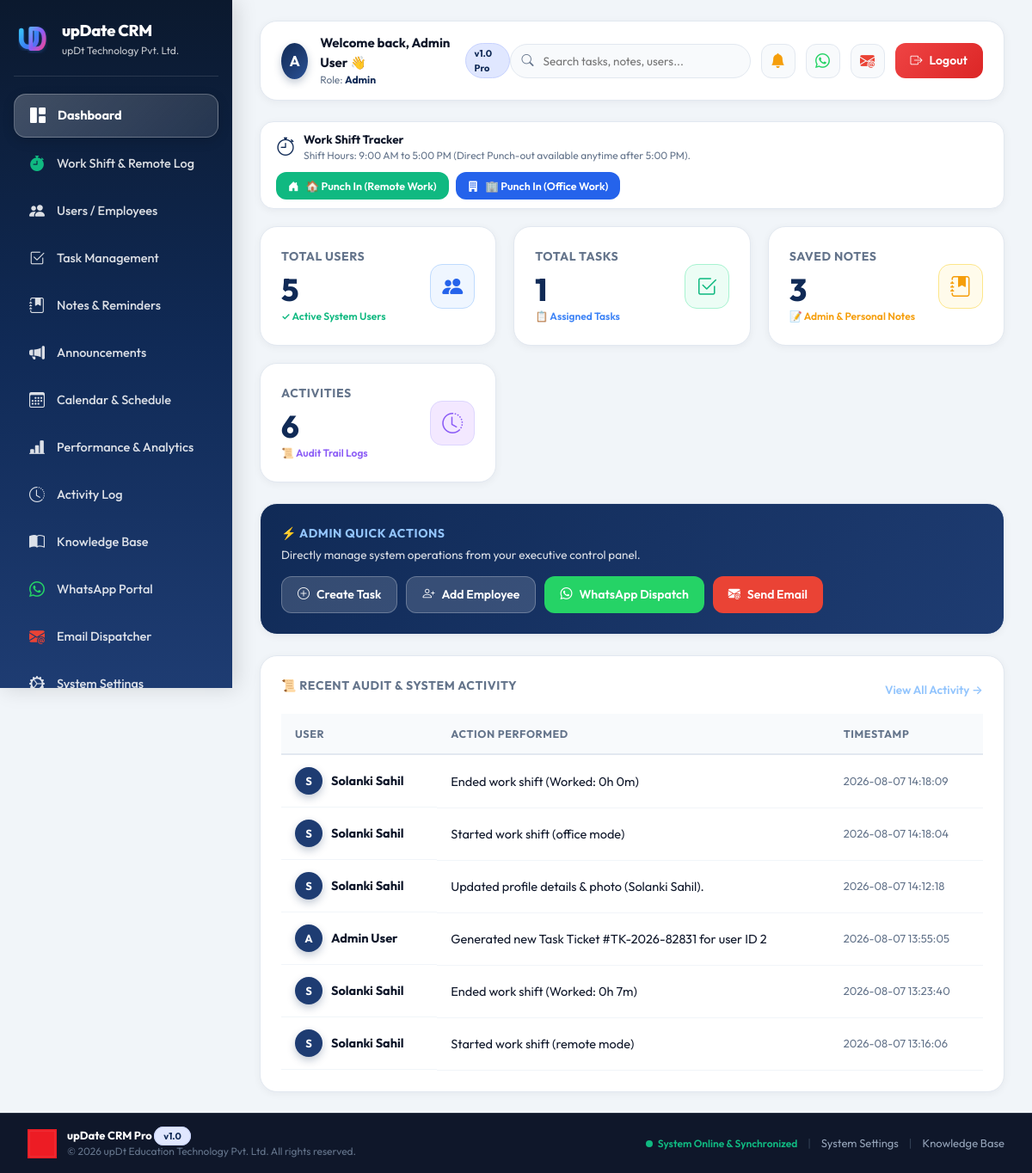
Page /admin/dashboard.php (signed in) on the committed database.
### tables this page shows
CREATE TABLE `activity_log` (
  `id` int(11) NOT NULL AUTO_INCREMENT,
  `user_id` int(11) DEFAULT NULL,
  `action` varchar(200) DEFAULT NULL,
  `created_at` timestamp NOT NULL DEFAULT current_timestamp(),
  PRIMARY KEY (`id`)
);

CREATE TABLE `users` (
  `id` int(11) NOT NULL AUTO_INCREMENT,
  `name` varchar(100) NOT NULL,
  `email` varchar(100) NOT NULL,
  `password` varchar(255) NOT NULL,
  `phone` varchar(20) DEFAULT NULL,
  `status` enum('active','inactive') DEFAULT 'active',
  `role` enum('admin','user') DEFAULT 'user',
  `department` varchar(80) DEFAULT NULL,
  `designation` varchar(80) DEFAULT NULL,
  `emp_id` varchar(30) DEFAULT NULL,
  `joining_date` date DEFAULT NULL,
  `emergency_contact` varchar(100) DEFAULT NULL,
  `emergency_phone` varchar(30) DEFAULT NULL,
  `address` text DEFAULT NULL,
  `bio` text DEFAULT NULL,
  `profile_pic` varchar(255) DEFAULT NULL,
  PRIMARY KEY (`id`),
  UNIQUE KEY `email` (`email`)
);

### admin/dashboard.php (the view, shortened to what this page needs)
<?php
include __DIR__."/../includes/header.php";
$cnt_users = $conn->query("SELECT COUNT(*) c FROM users")->fetch_assoc()['c'] ?? 0;
$cnt_tasks = $conn->query("SELECT COUNT(*) c FROM tasks")->fetch_assoc()['c'] ?? 0;
$cnt_notes = $conn->query("SELECT COUNT(*) c FROM notes")->fetch_assoc()['c'] ?? 0;
$cnt_act   = $conn->query("SELECT COUNT(*) c FROM activity_log")->fetch_assoc()['c'] ?? 0;
$activities = $conn->query("
    SELECT a.id, a.action, a.created_at, u.name
    FROM activity_log a
    LEFT JOIN users u ON u.id = a.user_id
    ORDER BY a.created_at DESC
    LIMIT 6
");
?>
<div class="grid">
  <div class="card" style="display:flex; justify-content:space-between; align-items:center;">
    <div>
      <h3>Total Users</h3>
      <div class="metric"><?php echo $cnt_users; ?></div>
      <div style="font-size:12px; color:#10b981; margin-top:4px; font-weight:600;">✓ Active System Users</div>
    </div>
    <div style="width:52px; height:52px; border-radius:14px; background:#eff6ff; border:1px solid #bfdbfe; color:#2563eb; display:flex; align-items:center; justify-content:center; font-size:24px;">
      <i class="bi bi-people-fill"></i>
    </div>
  </div>
  <div class="card" style="display:flex; justify-content:space-between; align-items:center;">
    <div>
      <h3>Total Tasks</h3>
      <div class="metric"><?php echo $cnt_tasks; ?></div>
      <div style="font-size:12px; color:#3b82f6; margin-top:4px; font-weight:600;">📋 Assigned Tasks</div>
    </div>
    <div style="width:52px; height:52px; border-radius:14px; background:#ecfdf5; border:1px solid #a7f3d0; color:#10b981; display:flex; align-items:center; justify-content:center; font-size:24px;">
      <i class="bi bi-check2-square"></i>
    </div>
  </div>
  <div class="card" style="display:flex; justify-content:space-between; align-items:center;">
    <div>
      <h3>Saved Notes</h3>
      <div class="metric"><?php echo $cnt_notes; ?></div>
      <div style="font-size:12px; color:#f59e0b; margin-top:4px; font-weight:600;">📝 Admin & Personal Notes</div>
    </div>
    <div style="width:52px; height:52px; border-radius:14px; background:#fffbeb; border:1px solid #fde68a; color:#f59e0b; display:flex; align-items:center; justify-content:center; font-size:24px;">
      <i class="bi bi-journal-bookmark-fill"></i>
    </div>
  </div>
  <div class="card" style="display:flex; justify-content:space-between; align-items:center;">
    <div>
      <h3>Activities</h3>
      <div class="metric"><?php echo $cnt_act; ?></div>
      <div style="font-size:12px; color:#8b5cf6; margin-top:4px; font-weight:600;">📜 Audit Trail Logs</div>
    </div>
    <div style="width:52px; height:52px; border-radius:14px; background:#f3e8ff; border:1px solid #ddd6fe; color:#8b5cf6; display:flex; align-items:center; justify-content:center; font-size:24px;">
      <i class="bi bi-clock-history"></i>
    </div>
  </div>
</div>
<div class="card" style="margin-bottom:24px; background:linear-gradient(135deg, #102a56 0%, #1e3c72 100%); color:#fff;">
  <div style="display:flex; justify-content:space-between; align-items:center; flex-wrap:wrap; gap:14px;">
    <div>
      <h3 style="color:#93c5fd; margin-bottom:4px;">⚡ Admin Quick Actions</h3>
      <div style="font-size:13.5px; opacity:0.85;">Directly manage system operations from your executive control panel.</div>
    </div>
    <div style="display:flex; gap:10px; flex-wrap:wrap;">
      <a href="tasks.php" class="btn" style="background:rgba(255,255,255,0.15); border:1px solid rgba(255,255,255,0.25);"><i class="bi bi-plus-circle"></i> Create Task</a>
      <a href="users.php" class="btn" style="background:rgba(255,255,255,0.15); border:1px solid rgba(255,255,255,0.25);"><i class="bi bi-person-plus"></i> Add Employee</a>
      <a href="whatsapp.php" class="btn" style="background:#25d366; border:none;"><i class="bi bi-whatsapp"></i> WhatsApp Dispatch</a>
      <a href="gmail.php" class="btn" style="background:#ea4335; border:none;"><i class="bi bi-envelope-at-fill"></i> Send Email</a>
    </div>
  </div>
</div>
<div class="card">
  <div style="display:flex; justify-content:space-between; align-items:center; margin-bottom:12px;">
    <h3>📜 Recent Audit & System Activity</h3>
    <a href="activity_log.php" class="link" style="font-weight:600;">View All Activity →</a>
  </div>
  <?php if ($activities && $activities->num_rows > 0) { ?>
      <table>
        <thead>
          <tr><th>User</th><th>Action Performed</th><th>Timestamp</th></tr>
        </thead>
        <tbody>
        <?php while($row = $activities->fetch_assoc()) { ?>
          <tr>
            <td style="display:flex; align-items:center; gap:10px;">
              <div class="avatar-sm" style="width:32px; height:32px; font-size:13px; background:#1e3c72;">
                <?php echo strtoupper(substr($row['name'] ?? 'S', 0, 1)); ?>
              </div>
              <strong><?php echo htmlspecialchars($row['name'] ?? 'System Admin'); ?></strong>
            </td>
            <td><?php echo htmlspecialchars($row['action']); ?></td>
            <td style="color:#64748b; font-size:13px;"><?php echo $row['created_at']; ?></td>
          </tr>
        <?php } ?>
        </tbody>
      </table>
  <?php } else { ?>
      <p style="color:#64748b; padding:12px 0;">No activity logged yet.</p>
  <?php } ?>
</div>
<?php include __DIR__."/../includes/footer.php"; ?>

### assets/css/style.css (style rules this page uses)
:root { --brand-primary: #102a56; --brand-gradient: linear-gradient(135deg, #102a56 0%, #1e3c72 50%, #2a5298 100%); --bg-main: #f1f5f9; --card-bg: #ffffff; --text-dark: #0f172a; --text-muted: #64748b; --border-light: #e2e8f0; --accent-blue: #2563eb; --accent-emerald: #10b981; --accent-rose: #ef4444; --accent-amber: #f59e0b; --shadow-sm: 0 2px 10px rgba(15, 23, 42, 0.05); --shadow-md: 0 12px 28px -6px rgba(15, 23, 42, 0.09); }
* { box-sizing: border-box; margin: 0; padding: 0; }
body { font-family: 'Outfit', -apple-system, BlinkMacSystemFont, 'Segoe UI', Roboto, sans-serif; background: var(--bg-main); color: var(--text-dark); font-size: 15px; line-height: 1.5; -webkit-font-smoothing: antialiased; }
.avatar-sm { width: 42px; height: 42px; border-radius: 50%; background: var(--brand-gradient); color: #fff; font-weight: 700; font-size: 17px; display: flex; align-items: center; justify-content: center; box-shadow: 0 4px 10px rgba(16, 42, 86, 0.25); }
.btn { padding: 10px 18px; border-radius: 12px; background: var(--brand-gradient); color: #ffffff; border: none; font-weight: 600; font-size: 14px; font-family: inherit; cursor: pointer; text-decoration: none; display: inline-flex; align-items: center; gap: 8px; transition: all 0.2s; }
.grid { display: grid; grid-template-columns: repeat(auto-fit, minmax(230px, 1fr)); gap: 20px; margin-bottom: 24px; }
.card { background: var(--card-bg); border: 1px solid var(--border-light); border-radius: 20px; padding: 24px; box-shadow: var(--shadow-sm); transition: transform 0.2s, box-shadow 0.2s; }
.card h3 { margin: 0 0 10px 0; font-size: 14px; text-transform: uppercase; letter-spacing: 0.6px; color: var(--text-muted); font-weight: 700; }
.metric { font-size: 36px; font-weight: 800; color: var(--brand-primary); line-height: 1; }
table { width: 100%; border-collapse: collapse; margin-top: 12px; }
th { background: #f8fafc; color: var(--text-muted); font-size: 12.5px; font-weight: 700; text-transform: uppercase; letter-spacing: 0.6px; padding: 14px 16px; text-align: left; border-bottom: 2px solid var(--border-light); }
td { padding: 14px 16px; border-bottom: 1px solid #f1f5f9; font-size: 14.5px; vertical-align: middle; }
.link { color: #93c5fd; text-decoration: none; font-size: 13.5px; }

### rows in the picture
activity_log: user.name "S", user.name "Solanki Sahil", action "Ended work shift (Worked: 0h 0m)", created_at "2026-08-07 14:18:09"
activity_log: user.name "S", user.name "Solanki Sahil", action "Started work shift (office mode)", created_at "2026-08-07 14:18:04"
activity_log: user.name "S", user.name "Solanki Sahil", action "Updated profile details & photo (Solanki Sahil).", created_at "2026-08-07 14:12:18"
activity_log: user.name "A", user.name "Admin User", action "Generated new Task Ticket #TK-2026-82831 for user ID 2", created_at "2026-08-07 13:55:05"
activity_log: user.name "S", user.name "Solanki Sahil", action "Ended work shift (Worked: 0h 7m)", created_at "2026-08-07 13:23:40"
activity_log: user.name "S", user.name "Solanki Sahil", action "Started work shift (remote mode)", created_at "2026-08-07 13:16:06"

### other values in the picture
substr($name, 0, 1) "A"
$name "Admin User"
$role "Admin"
$cnt_users "5"
$cnt_tasks "1"
$cnt_notes "3"
$cnt_act "6"
